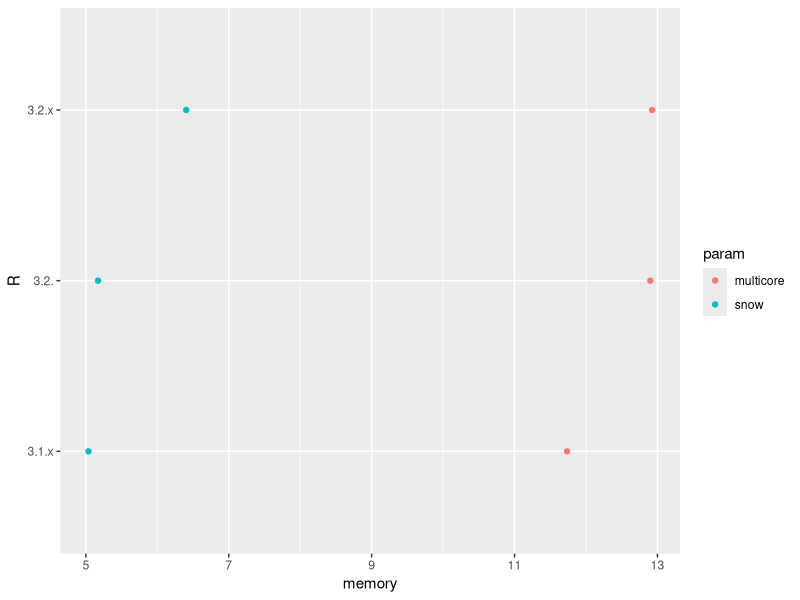
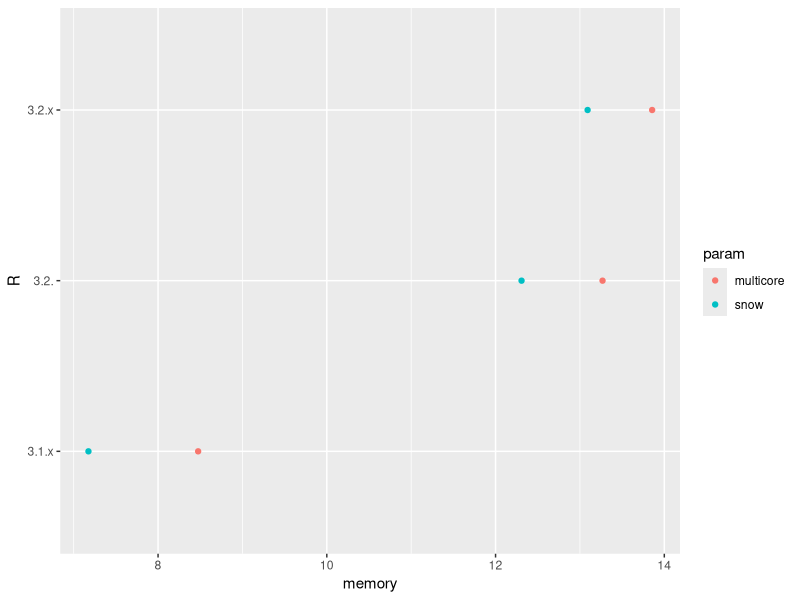

R code for these plots, in order:
## ---- chunk 1
df <- data.frame(
    memory = c(6.404, 5.170, 5.036, 12.926, 12.899, 11.735),
    R = rep(c('3.2.x', '3.2.', '3.1.x'), 2),
    param = rep(c('snow', 'multicore'), each = 3)
)
knitr::kable(df, format = 'html')
## ---- chunk 2
library('ggplot2')
ggplot(df, aes(x = memory, y = R, colour = param)) + geom_point()
## ---- chunk 3
df2 <- data.frame(
    memory = c(13.091, 12.308, 7.175, 13.856, 13.268, 8.475),
    R = rep(c('3.2.x', '3.2.', '3.1.x'), 2),
    param = rep(c('snow', 'multicore'), each = 3)
)
knitr::kable(df2, format = 'html')
## ---- chunk 4
ggplot(df2, aes(x = memory, y = R, colour = param)) + geom_point()
